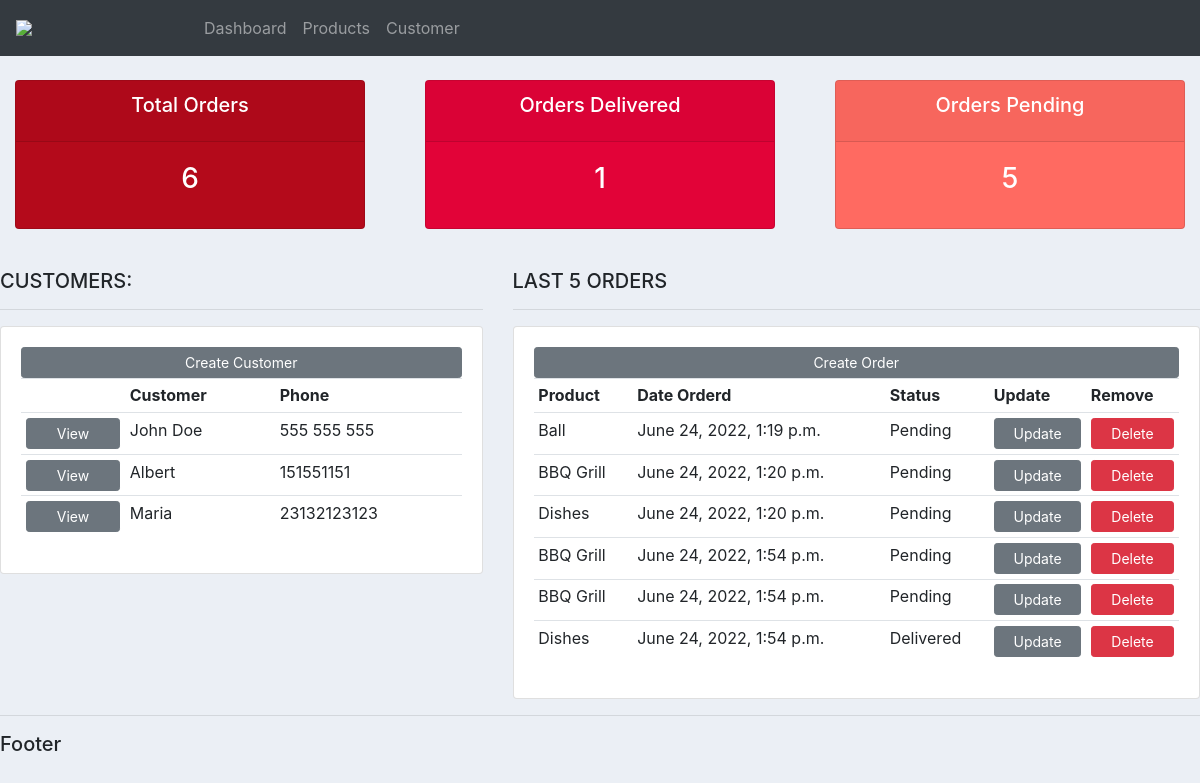
The page / on the database its author committed.
### accounts/models.py (models this page shows, shortened)
class Customer(models.Model):
    name = models.CharField(max_length=200, null=True)
    phone = models.CharField(max_length=200, null=True)
    email = models.CharField(max_length=200, null=True)
    date_created = models.DateTimeField(auto_now_add=True, null=True)

class Order(models.Model):
    STATUS = (
        ('Pending', 'Pending'),
        ('Out for delivery', 'Out for delivery'),
        ('Delivered', 'Delivered'),
    )
    customer = models.ForeignKey(Customer, null=True, on_delete=models.SET_NULL)
    product = models.ForeignKey(Product, null=True, on_delete=models.SET_NULL)
    date_created = models.DateTimeField(auto_now_add=True, null=True)
    status = models.CharField(max_length=200, null=True, choices=STATUS)

class Product(models.Model):
    CATEGORY = (
        ('Indoor', 'Indoor'),
        ('Outdoor', 'Outdoor'),
        )
    name = models.CharField(max_length=200, null=True)
    price = models.FloatField(null=True)
    category = models.CharField(max_length=200, null=True, choices=CATEGORY)
    description = models.CharField(max_length=200, null=True, blank=True)
    date_created = models.DateTimeField(auto_now_add=True, null=True)
    tags = models.ManyToManyField(Tag)
    def __str__(self):
        return self.name

### accounts/views.py (the view)
# urls.py: path('', views.home, name="home"),
def home(request):
    orders = Order.objects.all()
    customers = Customer.objects.all()
    total_customers = customers.count()
    total_orders = orders.count()
    delivered = orders.filter(status='Delivered').count()
    pending = orders.filter(status='Pending').count()
    context = {
        'orders': orders,
        'customers': customers,
        'total_customers': total_customers,
        'total_orders': total_orders,
        'delivered': delivered,
        'pending': pending,
    }
    return render(request, 'accounts/dashboard.html', context)

### accounts/templates/accounts/dashboard.html
{% extends 'accounts/main.html' %}
{% block content %}
{% include 'accounts/status.html' %}
<br>
<div class="row">
	<div class="col-md-5">
		<h5>CUSTOMERS:</h5>
		<hr>
		<div class="card card-body">
			<a class="btn btn-secondary  btn-sm btn-block" href="">Create Customer</a>
			<table class="table table-sm">
				<tr>
					<th></th>
					<th>Customer</th>
					<th>Phone</th>
				</tr>
				{% for customer in customers %}
				<tr>
					<td><a class="btn btn-secondary  btn-sm btn-block" href="{% url 'customer' customer.id %}">View</a></td>
					<td>{{customer.name}}</td>
					<td>{{customer.phone}}</td>
				</tr>
				{% endfor %}
			</table>
		</div>
	</div>
	<div class="col-md-7">
		<h5>LAST 5 ORDERS</h5>
		<hr>
		<div class="card card-body">
			<a class="btn btn-secondary  btn-sm btn-block" href="">Create Order</a>
			<table class="table table-sm">
				<tr>
					<th>Product</th>
					<th>Date Orderd</th>
					<th>Status</th>
					<th>Update</th>
					<th>Remove</th>
				</tr>
				{% for order in orders %}
				<tr>
					<td>{{order.product}}</td>
					<td>{{order.date_created}}</td>
					<td>{{order.status}}</td>
					<td><a class="btn btn-secondary btn-sm btn-block" href="">Update</td>
					<td><a class="btn btn-sm btn-danger btn-sm btn-block" href="">Delete</td>
				</tr>
				{% endfor %}
			</table>
		</div>
	</div>
</div>
{% endblock %}

### static/css/main.css (style rules this page uses)
body { background-color: #ebeff5; }

### rows shown on the page
Customer: name "John Doe", phone "555 555 555"
Customer: name "Albert", phone "151551151"
Customer: name "Maria", phone "23132123123"
Order: product "Ball", date_created "June 24, 2022, 1:19 p.m.", status "Pending"
Order: product "BBQ Grill", date_created "June 24, 2022, 1:20 p.m.", status "Pending"
Order: product "Dishes", date_created "June 24, 2022, 1:20 p.m.", status "Pending"
Order: product "BBQ Grill", date_created "June 24, 2022, 1:54 p.m.", status "Pending"
Order: product "BBQ Grill", date_created "June 24, 2022, 1:54 p.m.", status "Pending"
Order: product "Dishes", date_created "June 24, 2022, 1:54 p.m.", status "Delivered"

### other values the page prints
{{ total_orders }} "6"
{{ delivered }} "1"
{{ pending }} "5"
